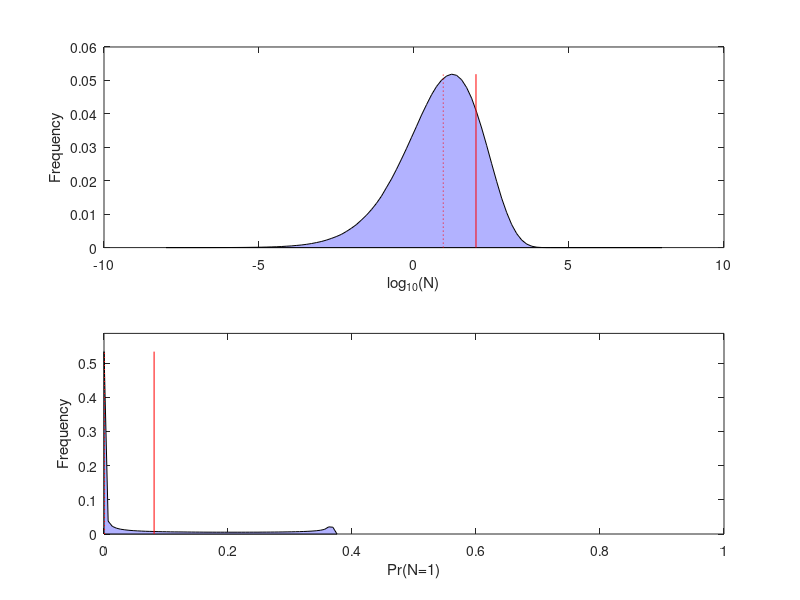

The MATLAB script that drew this image:
N=1e7;
x=rand(N,9)*.2;

clf 
subplot(2,1,1)

N=1e11*prod(x');
[n,x]=hist(N,logspace(-8,8,100));
n=n/sum(n);
fill(log10(x),n,[.7 .7 1])
xlabel('log_{10}(N)');
ylabel('Frequency');
hold on
plot(log10(mean(N))*[1 1],[0 max(n)],'r')
plot(log10(median(N))*[1 1],[0 max(n)],'r:')

% 
% % probability of being alone in galaxy
% Palone = (1-(N/1e11)).^(1e11);
% [n2,x2]=hist(Palone,linspace(0,1,150));
% n2=n2/sum(n2);
% subplot(2,1,2)
%  n2=[0 n2 0];
%  x2=[0 x2 1];
%  fill(x2,n2,[.7 .7 1])
% %bar(x2,(n2))
% xlabel('Pr(alone)');
% ylabel('Frequency');
% hold on
% plot(mean(Palone)*[1 1],[0 max(n2)],'r')
% plot(median(Palone)*[1 1],[0 max(n2)],'r:')
% axis([0 1 0 max(n2)*1.1])




% probability of being alone in galaxy
Pone = exp(log(N) + (1e11-1)*log(1-(N/1e11)));
[n2,x2]=hist(Pone,linspace(0,1,150));
n2=n2/sum(n2);
subplot(2,1,2)
 n2=[0 n2 0];
 x2=[0 x2 1];
 fill(x2,n2,[.7 .7 1])
%bar(x2,(n2))
xlabel('Pr(N=1)');
ylabel('Frequency');
hold on
plot(mean(Pone)*[1 1],[0 max(n2)],'r')
plot(median(Pone)*[1 1],[0 max(n2)],'r:')
axis([0 1 0 max(n2)*1.1])